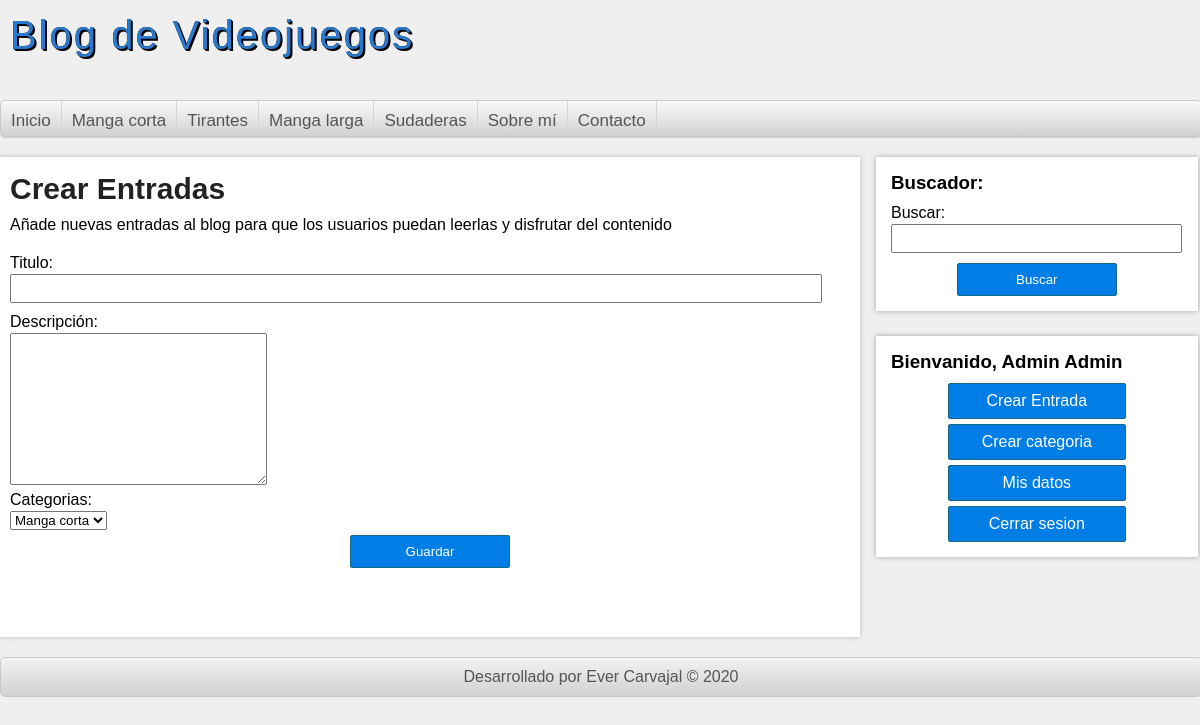
Page /P-blogVideojuegos/crear-entradas.php (signed in) on the committed database.
### tables this page shows
CREATE TABLE categorias(
id              int(255) auto_increment not null,
nombre          varchar(100) not null,
CONSTRAINT pk_categorias PRIMARY KEY(id) 
);

### P-blogVideojuegos/includes/helpers.php (called while the page is built, shortened)
<?php
function conseguirCategorias($conexion) {
    $sql = "SELECT * FROM categorias ORDER BY id ASC;";
    $categorias = mysqli_query($conexion, $sql);
    $resultado = array();
    if($categorias && mysqli_num_rows($categorias) >= 1) $resultado = $categorias;
    return $resultado;
}

### P-blogVideojuegos/crear-entradas.php (the view, shortened to what this page needs)
<?php require_once 'includes/cabecera.php' ?>
<?php require_once 'includes/lateral.php' ?>
<div class="principal" id="principal">
    <h2>Crear Entradas</h2>
    <p>Añade nuevas entradas al blog para que los usuarios puedan leerlas y disfrutar del contenido</p> <br>
    <form action="guardar-entrada.php" method="post">
        <label for="titulo">Titulo:</label>
        <input type="text" name="titulo">
        <label for="descripcion">Descripción:</label>
        <textarea name="descripcion" cols="30" rows="10"></textarea>
        <label for="categorias">Categorias:</label>
        <select name="categorias">
            <?php
                $categorias = conseguirCategorias($bd);
                if (!empty($categorias)):
                    while ($categoria = mysqli_fetch_assoc($categorias)):
            ?>
                        <option value="<?= $categoria['id'] ?>"> <?= $categoria['nombre'] ?> </option>
            <?php
                    endwhile;
                endif;
            ?>
        </select>
        <input type="submit" value="Guardar">
    </form>
</div>
<?php require_once 'includes/pie.php' ?>

### P-blogVideojuegos/includes/cabecera.php (shortened to what this page needs)
<?php require_once 'conexion.php' ?>
<?php require_once 'includes/helpers.php' ?>
<!DOCTYPE html>
<html lang="es">
<head>
    <link rel="stylesheet" href="assets/css/styles.css">
</head>
<body>
    <header class="cabecera" id="cabecera">
        <div class="logo" id="logo">
            <a href="index.php">Blog de Videojuegos</a>
        </div>
        <nav class="menu" id="menu">
            <ul>
                <li> <a href="index.php">Inicio</a> </li>
                <?php
                    $categorias = conseguirCategorias($bd);
                    if(!empty($categorias)):
                        while($categoria = mysqli_fetch_assoc($categorias)):
                ?>
                            <li> <a href="categoria.php?id= <?= $categoria['id'] ?>"> <?= $categoria['nombre'] ?> </a> </li>
                <?php
                        endwhile;
                    endif;
                ?>
                <li> <a href="#">Sobre mí</a> </li>
                <li> <a href="#">Contacto</a> </li>
            </ul>
        </nav>
    </header>
    <div class="contenedor" id="contenedor">

### P-blogVideojuegos/assets/css/styles.css (style rules this page uses)
* { margin: 0; padding: 0; text-decoration: none; }
body { background: #efefef; font-family: sans-serif; }
header.cabecera { width: 1200px; height: auto; background: transparent; margin: 0 auto; }
header.cabecera div.logo { float: left; width: 500px; height: 100px; }
header.cabecera div.logo a { font-family: Arial, Helvetica, sans-serif; font-size: 40px; letter-spacing: 2px; color: #2979cd; text-shadow: 0 0 0 #000000, 1px 1px 0 #000000, 2px 2px 0 #000000; line-height: 70px; margin-left: 10px; }
header.cabecera nav.menu { clear: both; width: 100%; height: 35px; background: linear-gradient(to bottom, #f9f9f9 0px, #d1d1d1 100%); border: 1px solid #c9c9c9; border-radius: 5px; box-shadow: 0 1px 1px #cccccc; overflow: hidden; }
header.cabecera nav.menu ul { list-style: none; }
nav.menu ul li { float: left; line-height: 40px; border-right: 1px solid #d6d6d6; }
nav.menu ul li a { padding: 10px; font-size: 17px; color: #555555; }
div.contenedor { width: 1200px; margin: 0 auto; padding-top: 20px; }
label, form input[type='text'], form input[type='email'], form input[type='password'] { display: block; width: 95%; margin: 2px 0; }
form input[type='text'], form input[type='email'], form input[type='password'] { margin-bottom: 10px; padding: 5px; }
form input[type='submit'], form input[type='button'], .boton { width: 160px; margin: 5px auto 0; padding: 8px; border-radius: 2px; border: 1px solid #156785; background-color: #007ee5; color: #ffffff; text-align: center; display: block; cursor: pointer; }
div.principal { float: left; width: 70%; min-height: 450px; padding: 15px 10px; background-color: #ffffff; box-shadow: 0 0 5px #bbbbbb; overflow: hidden; }
div.principal h2 { font-size: 30px; color: #222222; margin-bottom: 10px; }

### rows in the picture
categorias: nombre "Manga corta"
categorias: nombre "Tirantes"
categorias: nombre "Manga larga"
categorias: nombre "Sudaderas"

### other values in the picture
$_SESSION['usuario']['nombre'] "Admin"
$_SESSION['usuario']['apellidos'] "Admin"
form field categorias "Manga corta"
